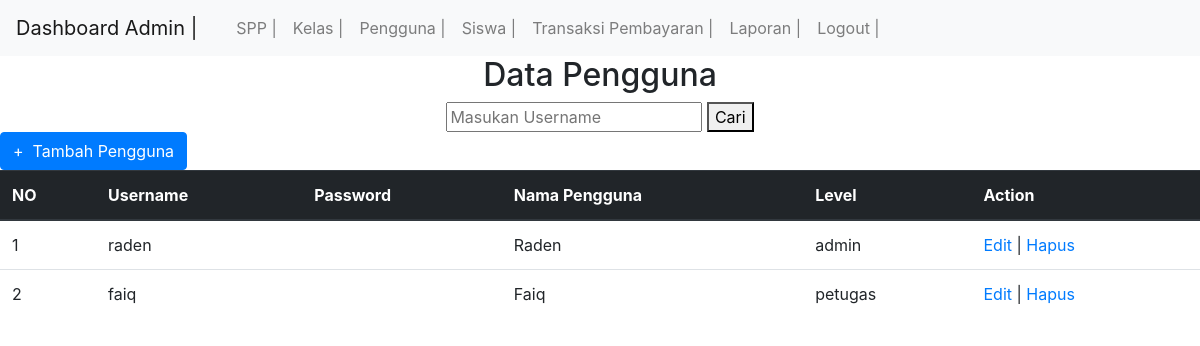
Screenshot of /dump/petugas.php (signed in) with the database file from the repository.
### tables this page shows
CREATE TABLE `petugas` (
  `id_petugas` int(11) NOT NULL,
  `username` varchar(30) NOT NULL,
  `password` varchar(35) NOT NULL,
  `nama_petugas` varchar(35) NOT NULL,
  `level` enum('admin','petugas') NOT NULL
);

### dump/petugas.php (the view, shortened to what this page needs)
<!DOCTYPE html>
<html>
  <head><link rel="stylesheet" href="path/to/font-awesome/css/font-awesome.min.css">
  </head>
<body>
	<?php
  include ('header2.php');
?>
	<center>
    <h2>Data Pengguna</h2>
	</center>
	 <form action="<?php echo $_SERVER["PHP_SELF"];?>" method="post">
	 <center>
    <div>
        <?php
        $kata_kunci="";
        ?>
        <input type="text" name="kata_kunci" value="<?php echo $kata_kunci;?>" placeholder="Masukan Username"/>
    <button type="submit" color="blue">Cari</button>
    </div>
	</center>
    </form>
	<a class="btn btn-primary" href="tambah_petugas.php" role="button">+ &nbsp;Tambah Pengguna</a>
    <table class="table">
    <thead class="thead-dark">
      <tr>
        <th scope="col">NO</th>
        <th scope="col">Username</th>
		<th scope="col">Password</th>
        <th scope="col">Nama Pengguna</th>
		<th scope="col">Level</th>
        <th scope="col">Action</th>
      </tr>
    </thead>
    <tbody>
     <?php
        if (isset($_POST['kata_kunci'])) {
            $kata_kunci=trim($_POST['kata_kunci']);
            $query="select * from petugas where username like '%".$kata_kunci."%' or nama_petugas like '%".$kata_kunci."%' order by nama_petugas asc";
        }else {
            $query="select * from petugas order by id_petugas asc";
        }
      $result = mysqli_query($koneksi, $query);
      $no = 1;
      while($row = mysqli_fetch_assoc($result))
      {
      ?>
       <tr>
          <td><?php echo $no; ?></td>
          <td><?php echo $row['username']; ?></td>
		  <td><value="<?php echo $row['password']; ?>" hidden></td>
          <td><?php echo $row['nama_petugas']; ?></td>
		  <td><?php echo $row['level']; ?></td>
          <td>
              <a href="edit_petugas.php?id=<?php echo $row['id_petugas']; ?>">Edit</a> |
              <a href="proses_hapuspetugas.php?id=<?php echo $row['id_petugas']; ?>" onClick="return confirm('Anda yakin akan menghapus data ini?')">Hapus</a>
          </td>
      </tr>
      <?php
        $no++;
      }
      ?>
    </tbody>
    </table>
</body>
</html>

### rows the page displays
petugas: username "raden", nama_petugas "Raden", level "admin"
petugas: username "faiq", nama_petugas "Faiq", level "petugas"
